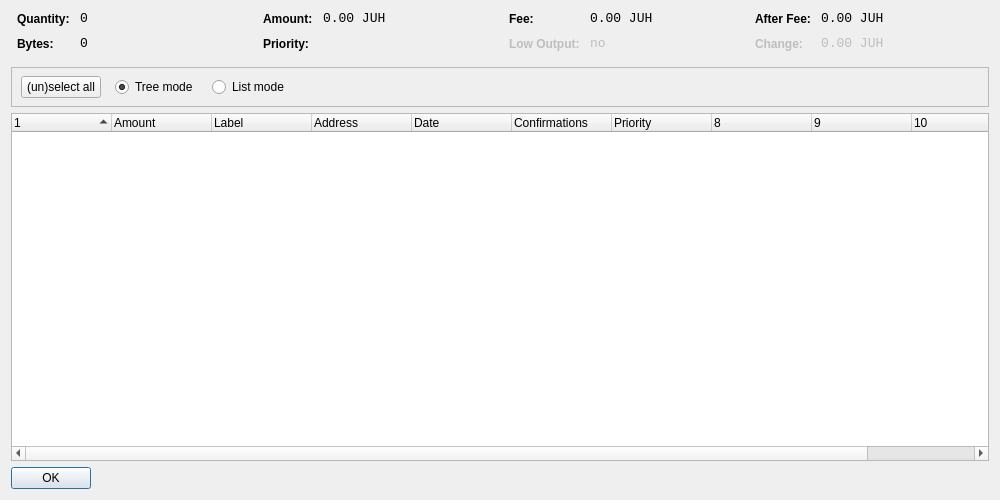
<?xml version="1.0" encoding="UTF-8"?>
<ui version="4.0">
 <class>CoinControlDialog</class>
 <widget class="QDialog" name="CoinControlDialog">
  <property name="geometry">
   <rect>
    <x>0</x>
    <y>0</y>
    <width>1000</width>
    <height>500</height>
   </rect>
  </property>
  <property name="windowTitle">
   <string>Coin Control</string>
  </property>
  <layout class="QVBoxLayout" name="verticalLayout">
   <item>
    <layout class="QHBoxLayout" name="horizontalLayoutTop" stretch="0,0,0,0">
     <property name="topMargin">
      <number>0</number>
     </property>
     <property name="bottomMargin">
      <number>10</number>
     </property>
     <item>
      <layout class="QFormLayout" name="formLayoutCoinControl1">
       <property name="horizontalSpacing">
        <number>10</number>
       </property>
       <property name="verticalSpacing">
        <number>10</number>
       </property>
       <property name="leftMargin">
        <number>6</number>
       </property>
       <property name="rightMargin">
        <number>6</number>
       </property>
       <item row="0" column="0">
        <widget class="QLabel" name="labelCoinControlQuantityText">
         <property name="styleSheet">
          <string notr="true">font-weight:bold;</string>
         </property>
         <property name="text">
          <string>Quantity:</string>
         </property>
        </widget>
       </item>
       <item row="0" column="1">
        <widget class="QLabel" name="labelCoinControlQuantity">
         <property name="font">
          <font>
           <family>Monospace</family>
           <pointsize>10</pointsize>
          </font>
         </property>
         <property name="cursor">
          <cursorShape>IBeamCursor</cursorShape>
         </property>
         <property name="contextMenuPolicy">
          <enum>Qt::ActionsContextMenu</enum>
         </property>
         <property name="text">
          <string notr="true">0</string>
         </property>
         <property name="textInteractionFlags">
          <set>Qt::LinksAccessibleByMouse|Qt::TextSelectableByKeyboard|Qt::TextSelectableByMouse</set>
         </property>
        </widget>
       </item>
       <item row="1" column="0">
        <widget class="QLabel" name="labelCoinControlBytesText">
         <property name="styleSheet">
          <string notr="true">font-weight:bold;</string>
         </property>
         <property name="text">
          <string>Bytes:</string>
         </property>
        </widget>
       </item>
       <item row="1" column="1">
        <widget class="QLabel" name="labelCoinControlBytes">
         <property name="font">
          <font>
           <family>Monospace</family>
           <pointsize>10</pointsize>
          </font>
         </property>
         <property name="cursor">
          <cursorShape>IBeamCursor</cursorShape>
         </property>
         <property name="contextMenuPolicy">
          <enum>Qt::ActionsContextMenu</enum>
         </property>
         <property name="text">
          <string notr="true">0</string>
         </property>
         <property name="textInteractionFlags">
          <set>Qt::LinksAccessibleByMouse|Qt::TextSelectableByKeyboard|Qt::TextSelectableByMouse</set>
         </property>
        </widget>
       </item>
      </layout>
     </item>
     <item>
      <layout class="QFormLayout" name="formLayoutCoinControl2">
       <property name="horizontalSpacing">
        <number>10</number>
       </property>
       <property name="verticalSpacing">
        <number>10</number>
       </property>
       <property name="leftMargin">
        <number>6</number>
       </property>
       <property name="rightMargin">
        <number>6</number>
       </property>
       <item row="0" column="0">
        <widget class="QLabel" name="labelCoinControlAmountText">
         <property name="styleSheet">
          <string notr="true">font-weight:bold;</string>
         </property>
         <property name="text">
          <string>Amount:</string>
         </property>
        </widget>
       </item>
       <item row="0" column="1">
        <widget class="QLabel" name="labelCoinControlAmount">
         <property name="font">
          <font>
           <family>Monospace</family>
           <pointsize>10</pointsize>
          </font>
         </property>
         <property name="cursor">
          <cursorShape>IBeamCursor</cursorShape>
         </property>
         <property name="contextMenuPolicy">
          <enum>Qt::ActionsContextMenu</enum>
         </property>
         <property name="text">
          <string notr="true">0.00 JUH</string>
         </property>
         <property name="textInteractionFlags">
          <set>Qt::LinksAccessibleByMouse|Qt::TextSelectableByKeyboard|Qt::TextSelectableByMouse</set>
         </property>
        </widget>
       </item>
       <item row="1" column="0">
        <widget class="QLabel" name="labelCoinControlPriorityText">
         <property name="styleSheet">
          <string notr="true">font-weight:bold;</string>
         </property>
         <property name="text">
          <string>Priority:</string>
         </property>
        </widget>
       </item>
       <item row="1" column="1">
        <widget class="QLabel" name="labelCoinControlPriority">
         <property name="font">
          <font>
           <family>Monospace</family>
           <pointsize>10</pointsize>
          </font>
         </property>
         <property name="cursor">
          <cursorShape>IBeamCursor</cursorShape>
         </property>
         <property name="contextMenuPolicy">
          <enum>Qt::ActionsContextMenu</enum>
         </property>
         <property name="text">
          <string/>
         </property>
         <property name="textInteractionFlags">
          <set>Qt::LinksAccessibleByMouse|Qt::TextSelectableByKeyboard|Qt::TextSelectableByMouse</set>
         </property>
        </widget>
       </item>
      </layout>
     </item>
     <item>
      <layout class="QFormLayout" name="formLayoutCoinControl3">
       <property name="horizontalSpacing">
        <number>10</number>
       </property>
       <property name="verticalSpacing">
        <number>10</number>
       </property>
       <property name="leftMargin">
        <number>6</number>
       </property>
       <property name="rightMargin">
        <number>6</number>
       </property>
       <item row="0" column="0">
        <widget class="QLabel" name="labelCoinControlFeeText">
         <property name="styleSheet">
          <string notr="true">font-weight:bold;</string>
         </property>
         <property name="text">
          <string>Fee:</string>
         </property>
        </widget>
       </item>
       <item row="0" column="1">
        <widget class="QLabel" name="labelCoinControlFee">
         <property name="font">
          <font>
           <family>Monospace</family>
           <pointsize>10</pointsize>
          </font>
         </property>
         <property name="cursor">
          <cursorShape>IBeamCursor</cursorShape>
         </property>
         <property name="contextMenuPolicy">
          <enum>Qt::ActionsContextMenu</enum>
         </property>
         <property name="text">
          <string notr="true">0.00 JUH</string>
         </property>
         <property name="textInteractionFlags">
          <set>Qt::LinksAccessibleByMouse|Qt::TextSelectableByKeyboard|Qt::TextSelectableByMouse</set>
         </property>
        </widget>
       </item>
       <item row="1" column="0">
        <widget class="QLabel" name="labelCoinControlLowOutputText">
         <property name="enabled">
          <bool>false</bool>
         </property>
         <property name="styleSheet">
          <string notr="true">font-weight:bold;</string>
         </property>
         <property name="text">
          <string>Low Output:</string>
         </property>
        </widget>
       </item>
       <item row="1" column="1">
        <widget class="QLabel" name="labelCoinControlLowOutput">
         <property name="enabled">
          <bool>false</bool>
         </property>
         <property name="font">
          <font>
           <family>Monospace</family>
           <pointsize>10</pointsize>
          </font>
         </property>
         <property name="cursor">
          <cursorShape>IBeamCursor</cursorShape>
         </property>
         <property name="contextMenuPolicy">
          <enum>Qt::ActionsContextMenu</enum>
         </property>
         <property name="text">
          <string notr="true">no</string>
         </property>
         <property name="textInteractionFlags">
          <set>Qt::LinksAccessibleByMouse|Qt::TextSelectableByKeyboard|Qt::TextSelectableByMouse</set>
         </property>
        </widget>
       </item>
      </layout>
     </item>
     <item>
      <layout class="QFormLayout" name="formLayoutCoinControl4">
       <property name="horizontalSpacing">
        <number>10</number>
       </property>
       <property name="verticalSpacing">
        <number>10</number>
       </property>
       <property name="leftMargin">
        <number>6</number>
       </property>
       <property name="rightMargin">
        <number>6</number>
       </property>
       <item row="0" column="0">
        <widget class="QLabel" name="labelCoinControlAfterFeeText">
         <property name="styleSheet">
          <string notr="true">font-weight:bold;</string>
         </property>
         <property name="text">
          <string>After Fee:</string>
         </property>
        </widget>
       </item>
       <item row="0" column="1">
        <widget class="QLabel" name="labelCoinControlAfterFee">
         <property name="font">
          <font>
           <family>Monospace</family>
           <pointsize>10</pointsize>
          </font>
         </property>
         <property name="cursor">
          <cursorShape>IBeamCursor</cursorShape>
         </property>
         <property name="contextMenuPolicy">
          <enum>Qt::ActionsContextMenu</enum>
         </property>
         <property name="text">
          <string notr="true">0.00 JUH</string>
         </property>
         <property name="textInteractionFlags">
          <set>Qt::LinksAccessibleByMouse|Qt::TextSelectableByKeyboard|Qt::TextSelectableByMouse</set>
         </property>
        </widget>
       </item>
       <item row="1" column="0">
        <widget class="QLabel" name="labelCoinControlChangeText">
         <property name="enabled">
          <bool>false</bool>
         </property>
         <property name="styleSheet">
          <string notr="true">font-weight:bold;</string>
         </property>
         <property name="text">
          <string>Change:</string>
         </property>
        </widget>
       </item>
       <item row="1" column="1">
        <widget class="QLabel" name="labelCoinControlChange">
         <property name="enabled">
          <bool>false</bool>
         </property>
         <property name="font">
          <font>
           <family>Monospace</family>
           <pointsize>10</pointsize>
          </font>
         </property>
         <property name="cursor">
          <cursorShape>IBeamCursor</cursorShape>
         </property>
         <property name="contextMenuPolicy">
          <enum>Qt::ActionsContextMenu</enum>
         </property>
         <property name="text">
          <string notr="true">0.00 JUH</string>
         </property>
         <property name="textInteractionFlags">
          <set>Qt::LinksAccessibleByMouse|Qt::TextSelectableByKeyboard|Qt::TextSelectableByMouse</set>
         </property>
        </widget>
       </item>
      </layout>
     </item>
    </layout>
   </item>
   <item>
    <widget class="QFrame" name="frame">
     <property name="minimumSize">
      <size>
       <width>0</width>
       <height>40</height>
      </size>
     </property>
     <property name="frameShape">
      <enum>QFrame::StyledPanel</enum>
     </property>
     <property name="frameShadow">
      <enum>QFrame::Sunken</enum>
     </property>
     <widget class="QWidget" name="horizontalLayoutWidget">
      <property name="geometry">
       <rect>
        <x>10</x>
        <y>0</y>
        <width>781</width>
        <height>41</height>
       </rect>
      </property>
      <layout class="QHBoxLayout" name="horizontalLayoutPanel" stretch="0,0,0,0,0">
       <property name="spacing">
        <number>14</number>
       </property>
       <item>
        <widget class="QPushButton" name="pushButtonSelectAll">
         <property name="sizePolicy">
          <sizepolicy hsizetype="Maximum" vsizetype="Fixed">
           <horstretch>0</horstretch>
           <verstretch>0</verstretch>
          </sizepolicy>
         </property>
         <property name="text">
          <string>(un)select all</string>
         </property>
        </widget>
       </item>
       <item>
        <widget class="QRadioButton" name="radioTreeMode">
         <property name="sizePolicy">
          <sizepolicy hsizetype="Maximum" vsizetype="Fixed">
           <horstretch>0</horstretch>
           <verstretch>0</verstretch>
          </sizepolicy>
         </property>
         <property name="text">
          <string>Tree mode</string>
         </property>
         <property name="checked">
          <bool>true</bool>
         </property>
        </widget>
       </item>
       <item>
        <widget class="QRadioButton" name="radioListMode">
         <property name="sizePolicy">
          <sizepolicy hsizetype="Maximum" vsizetype="Fixed">
           <horstretch>0</horstretch>
           <verstretch>0</verstretch>
          </sizepolicy>
         </property>
         <property name="text">
          <string>List mode</string>
         </property>
        </widget>
       </item>
       <item>
        <spacer name="horizontalSpacer">
         <property name="orientation">
          <enum>Qt::Horizontal</enum>
         </property>
         <property name="sizeHint" stdset="0">
          <size>
           <width>40</width>
           <height>20</height>
          </size>
         </property>
        </spacer>
       </item>
      </layout>
     </widget>
    </widget>
   </item>
   <item>
    <widget class="CoinControlTreeWidget" name="treeWidget">
     <property name="contextMenuPolicy">
      <enum>Qt::CustomContextMenu</enum>
     </property>
     <property name="sortingEnabled">
      <bool>false</bool>
     </property>
     <property name="columnCount">
      <number>11</number>
     </property>
     <attribute name="headerShowSortIndicator" stdset="0">
      <bool>true</bool>
     </attribute>
     <attribute name="headerStretchLastSection">
      <bool>false</bool>
     </attribute>
     <column>
      <property name="text">
       <string/>
      </property>
     </column>
     <column>
      <property name="text">
       <string>Amount</string>
      </property>
     </column>
     <column>
      <property name="text">
       <string>Label</string>
      </property>
     </column>
     <column>
      <property name="text">
       <string>Address</string>
      </property>
     </column>
     <column>
      <property name="text">
       <string>Date</string>
      </property>
     </column>
     <column>
      <property name="text">
       <string>Confirmations</string>
      </property>
      <property name="toolTip">
       <string>Confirmed</string>
      </property>
     </column>
     <column>
      <property name="text">
       <string>Priority</string>
      </property>
     </column>
     <column>
      <property name="text">
       <string/>
      </property>
     </column>
     <column>
      <property name="text">
       <string/>
      </property>
     </column>
     <column>
      <property name="text">
       <string/>
      </property>
     </column>
     <column>
      <property name="text">
       <string/>
      </property>
     </column>
    </widget>
   </item>
   <item>
    <widget class="QDialogButtonBox" name="buttonBox">
     <property name="sizePolicy">
      <sizepolicy hsizetype="Maximum" vsizetype="Fixed">
       <horstretch>0</horstretch>
       <verstretch>0</verstretch>
      </sizepolicy>
     </property>
     <property name="orientation">
      <enum>Qt::Horizontal</enum>
     </property>
     <property name="standardButtons">
      <set>QDialogButtonBox::Ok</set>
     </property>
    </widget>
   </item>
  </layout>
 </widget>
 <customwidgets>
  <customwidget>
   <class>CoinControlTreeWidget</class>
   <extends>QTreeWidget</extends>
   <header>coincontroltreewidget.h</header>
  </customwidget>
 </customwidgets>
 <resources/>
 <connections/>
</ui>
